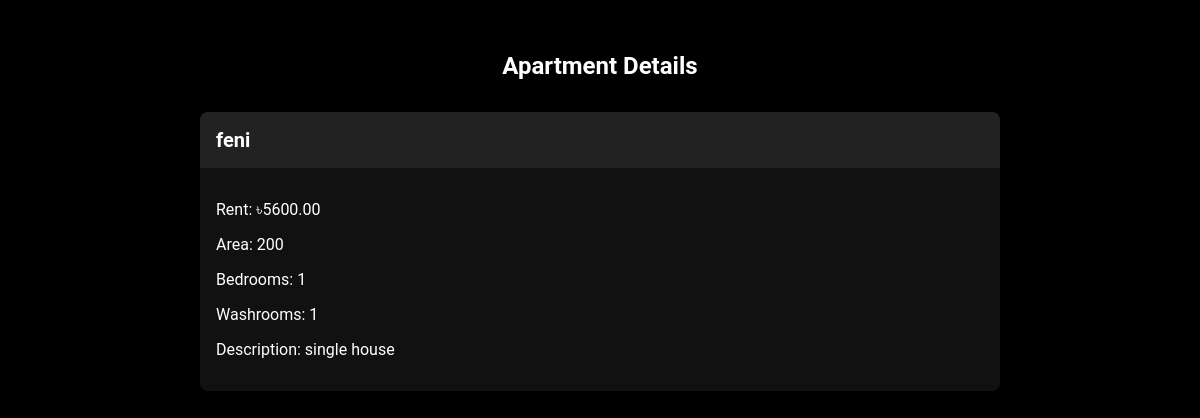
/apartment/8/, run on the app's committed database.
### accounts/models.py (models this page shows, shortened)
class Apartment(models.Model):
    owner = models.ForeignKey(WebUser, on_delete=models.CASCADE)
    address = models.CharField(max_length=255)
    rent = models.DecimalField(max_digits=10, decimal_places=2)
    area = models.CharField(max_length=255)
    bedrooms = models.PositiveIntegerField()
    washrooms = models.PositiveIntegerField()
    description = models.TextField()
    short_description = models.CharField(max_length=255)
    is_vacant = models.BooleanField(default=True)

### accounts/views.py (the view)
# urls.py: path('apartment/<int:pk>/', ApartmentDetailsView.as_view(), name='apartment_details'),
class ApartmentDetailsView(DetailView):
    model = Apartment
    template_name = 'accounts/apartment_details.html'
    context_object_name = 'apartment'

### accounts/templates/accounts/apartment_details.html
{% load static %}
{% block content %}
<link rel="stylesheet" type="text/css" href="{% static 'accounts/apartment_details.css' %}">
<div class="container">
  <h2 class="apartment-heading">Apartment Details</h2>
  <div class="card">
    <div class="card-header">
      <h3 class="address">{{ apartment.address }}</h3>
    </div>
    <div class="card-body">
      <p class="rent">Rent: ৳{{ apartment.rent }}</p>
      <p class="area">Area: {{ apartment.area }}</p>
      <p class="bedrooms">Bedrooms: {{ apartment.bedrooms }}</p>
      <p class="washrooms">Washrooms: {{ apartment.washrooms }}</p>
      <p class="description">Description: {{ apartment.description }}</p>
    </div>
  </div>
</div>
{% endblock %}

### accounts/static/accounts/apartment_details.css (style rules this page uses)
.container { max-width: 800px; margin: 0 auto; padding: 2rem; }
.apartment-heading { text-align: center; font-size: 24px; margin-bottom: 2rem; }
.card { background-color: #111; border-radius: 8px; box-shadow: 0 2px 4px rgba(0, 0, 0, 0.2); }
.card-header { background-color: #222; padding: 1rem; border-top-left-radius: 8px; border-top-right-radius: 8px; }
.address { font-size: 20px; margin: 0; }
.card-body { padding: 1rem; }
.rent, .area, .bedrooms, .washrooms, .description { font-size: 16px; margin-bottom: 1rem; }

### data on the page
Apartment: address "feni", rent "5600.00", area "200", bedrooms "1", washrooms "1", description "single house"
